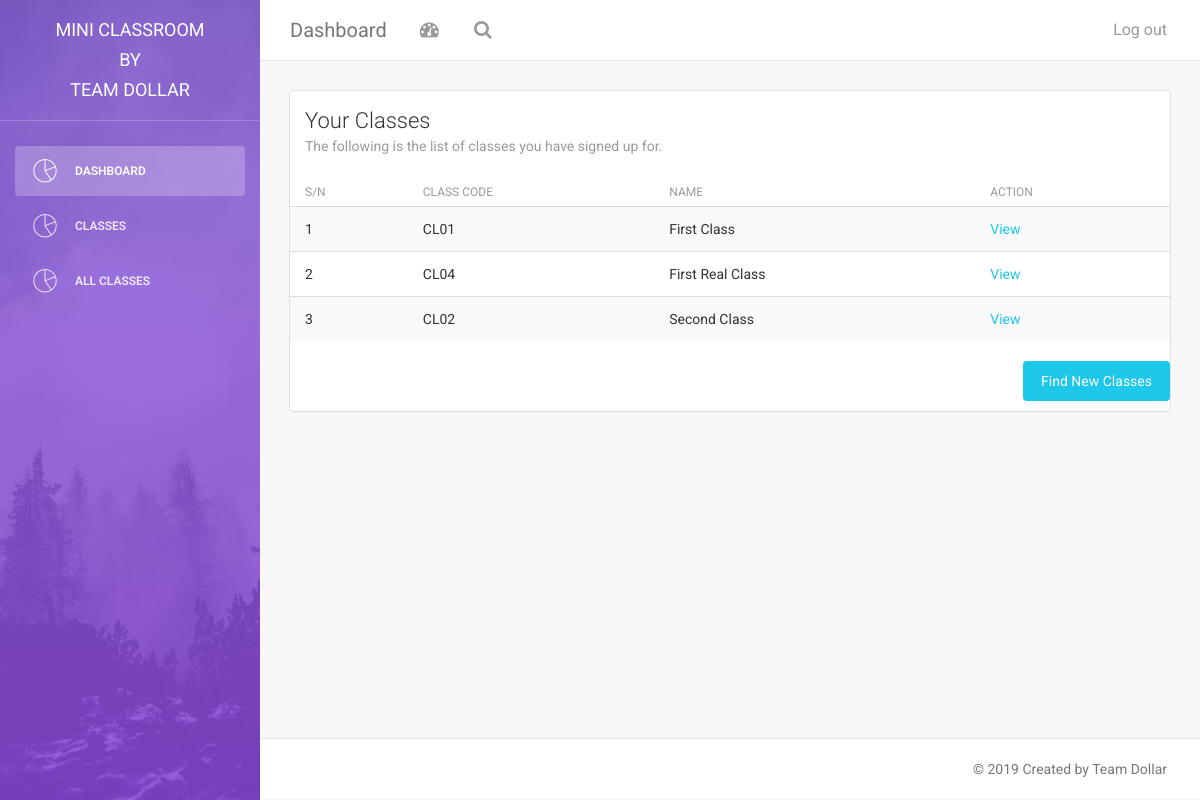
/students/dashboard.php (signed in), run on the app's committed database.
### tables this page shows
CREATE TABLE `student_classes` (
  `scid` int(11) NOT NULL,
  `sid` varchar(255) NOT NULL,
  `cid` varchar(255) NOT NULL
);

CREATE TABLE `classes` (
  `cid` int(11) NOT NULL,
  `name` varchar(255) NOT NULL,
  `teacherId` int(11) NOT NULL COMMENT 'this is the teacher id',
  `description` text,
  `students` varchar(255) DEFAULT NULL,
  `date_added` timestamp NULL DEFAULT NULL
);

### students/api/get-classes.php (called while the page is built, shortened)
<?php
require "db/db.php";
$sid = $_SESSION["id"];
$sid = ($sid ? mysqli_real_escape_string($conn, $sid) : "");
$where = "";
if($sid){
  $where = " WHERE `student_classes`.`sid` = $sid";
}
$sql = "SELECT student_classes.scid, student_classes.sid, classes.cid, classes.name FROM student_classes INNER JOIN classes ON student_classes.cid =classes.cid $where";
$result = $conn->query($sql);
$feedback = array();
if($result === FALSE){
  echo $conn->error;
} else if ($result->num_rows > 0) {
  while($row = $result->fetch_assoc()) {
      $feedback[] = $row;
  }
} else {
}
?>

### students/dashboard.php (the view, shortened to what this page needs)
<?php
    require "page-parts/html_header.php";
?>
<body>
<div class="wrapper">
    <?php
        require "page-parts/sidebar.php";
    ?>
    <div class="main-panel">
        <?php
            require "page-parts/navbar.php";
        ?>
        <div class="content">
            <div class="container-fluid">
                <div class="row">
                    <div class="col-md-12">
                        <div class="card">
                            <div class="header">
                                <h4 class="title">Your Classes</h4>
                                <p class="category">The following is the list of classes you have signed up for.</p>
                            </div>
                            <div class="content table-responsive table-full-width">
                                <?php
                                    require "api/get-classes.php"
                                ?>
                                <table class="table table-hover table-striped">
                                    <thead>
                                        <th>S/N</th>
                                        <th>Class Code</th>
                                        <th>Name</th>
                                        <th>Action</th>
                                    </thead>
                                    <tbody>
                                        <?php
                                            for($i = 0; $i < count($feedback); $i++) {
                                                $row = $feedback[$i];
                                        ?>
                                              <tr>
                                                <td><?php echo ($i+1); ?></td>
                                                <td>CL0<?php echo $row["cid"]; ?></td>
                                                <td><?php echo $row["name"] ?></td>
                                                <td><a href="class-view.php?cid=<?php echo $row["cid"]; ?>">View</a></td>
                                              </tr>
                                        <?php
                                            }
                                        ?>
                                    </tbody>
                                </table>
                                <a href="new-classes-view.php" class="btn btn-info btn-fill pull-right">Find New Classes</a>
                                <div class="clearfix"></div>
                            </div>
                        </div>
                    </div>
                </div>
            </div>
        </div>
        <?php
            require "page-parts/html_footer.php";
        ?>
    </div>
</div>
</body>
</html>

### data on the page
student_classes: cid.cid "1", cid.name "First Class"
student_classes: cid.cid "4", cid.name "First Real Class"
student_classes: cid.cid "2", cid.name "Second Class"

### other printed values
$page_title "Dashboard"
